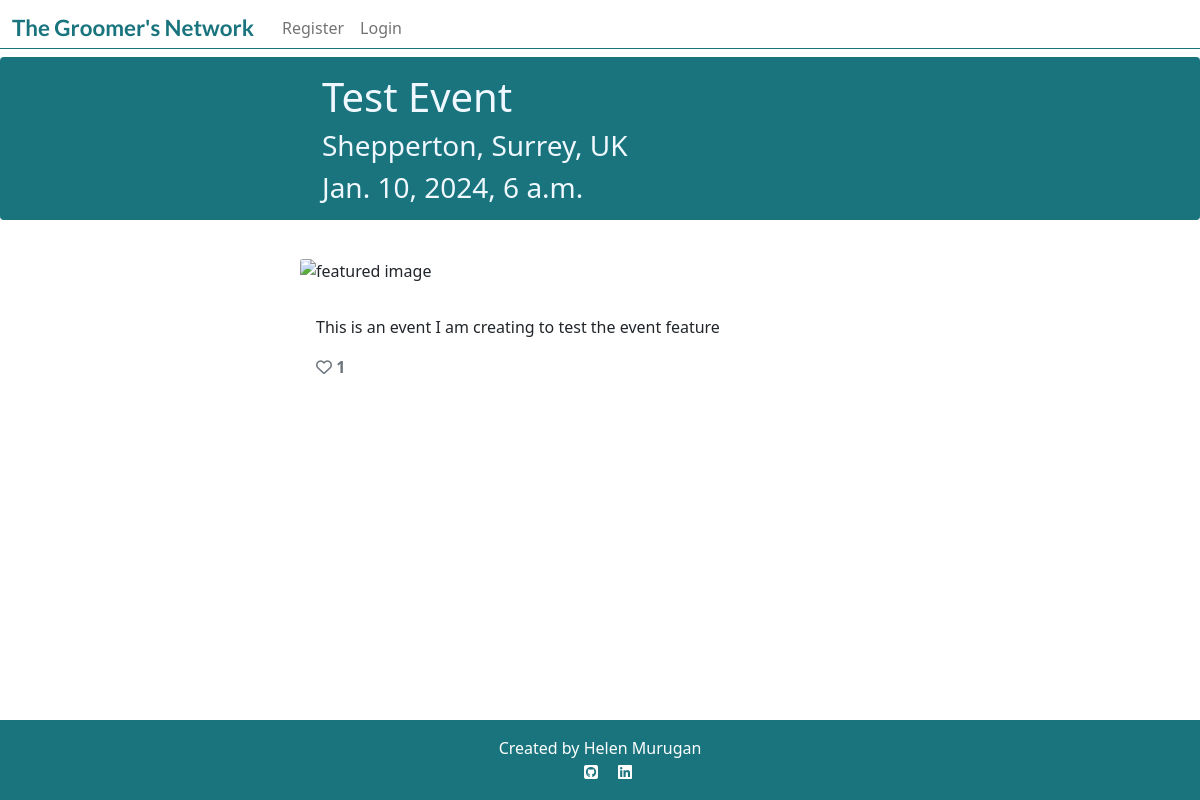
Page /events/test-event/ on the earlier database version.
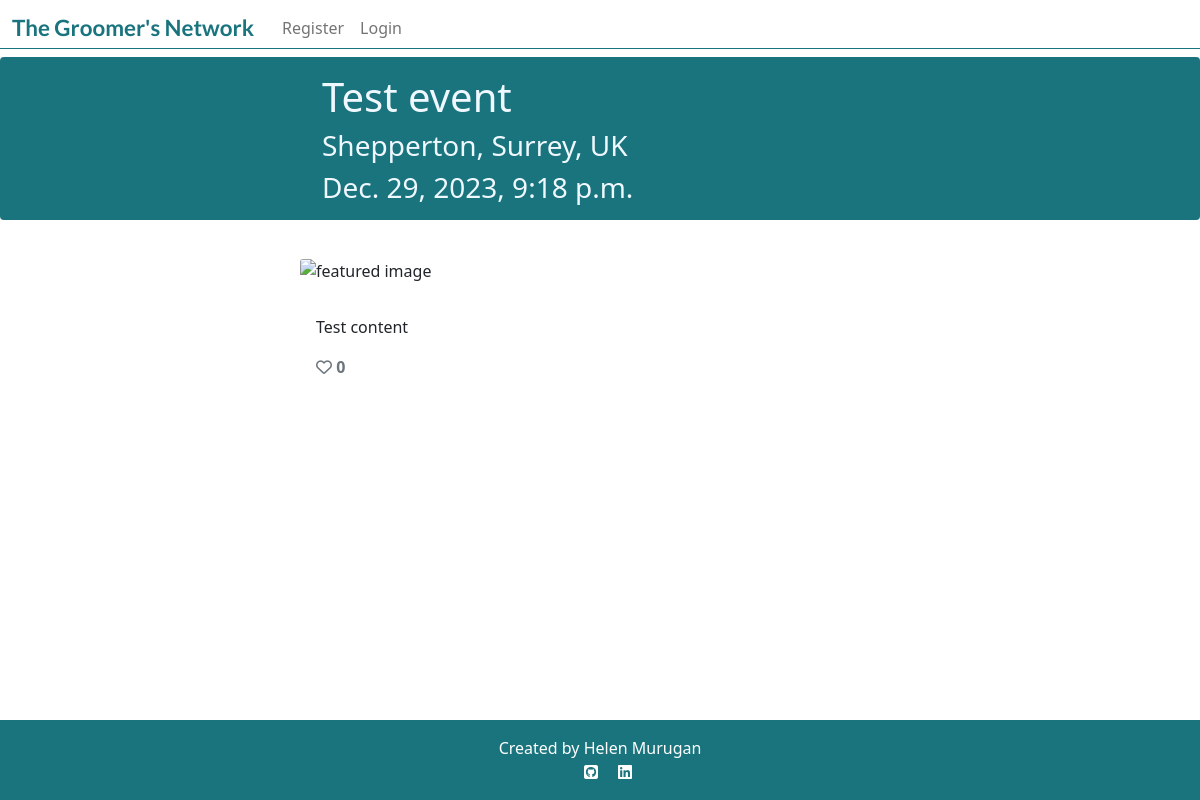
Same page on the later database version.
### event/models.py (models this page shows, shortened)
class Event(models.Model):
    title = models.CharField(
            max_length=150,
            verbose_name="event",
        )
    slug = models.SlugField(
        max_length=150,
        unique=True
        )
    author = models.ForeignKey(
        User,
        on_delete=models.CASCADE,
        related_name="event_events"
    )
    content = models.TextField(
        blank=True,
        null=True,
    )
    featured_image = CloudinaryField(
        'image',
        default='placeholder'
        )
    tagline = models.CharField(
        max_length=200,
        null=True,
        blank=True,
    )
    created_on = models.DateTimeField(
        auto_now_add=True
        )
    updated_on = models.DateTimeField(
        auto_now=True
        )
    location = models.CharField(
        blank=True,
        null=True,
        max_length=30,
    )
    date_time = models.DateTimeField(
        verbose_name='Date and Time'
    )
    likes = models.ManyToManyField(
        User,
        related_name='event_likes',
        blank=True,
    )
    class Meta:
        ordering = ["-created_on"]
    def number_of_likes(self):
        return self.likes.count()

### event/views.py (the view)
# urls.py: path('<slug:slug>/', views.EventDetail.as_view(), name='event_detail'),
class EventDetail(View):
    def get(self, request, slug, *args, **kwargs):
        queryset = Event.objects
        post = get_object_or_404(queryset, slug=slug)
        liked = False
        if post.likes.filter(id=self.request.user.id).exists():
            liked = True
        return render(
            request,
            "event_detail.html",
            {
                "event": post,
                "liked": liked
            },
        )

### templates/event_detail.html
{% extends 'base.html' %}
{% block content %}
<div class="container-fluid masthead">
    <div class="row">
        <div class="card masthead-text">
            <div class="card-body col-xl-5 offset-xl-3 col-md-8 offset-md-2">
                <h1 class="card-title">{{ event.title }}</h1>
                <h3 class="card-text">{{ event.location }} </h3>
                <h3 class="card-text">{{ event.date_time }}</h3>
            </div>
        </div>
    </div>
</div>
<div class="card col-xl-5 offset-xl-3 col-md-8 offset-md-2">
    <div class="card-img-top">
        {% if "placeholder" in event.featured_image.url %}
        <img class="card-img-top"
            src="/static/images/labrador-placeholder-grey-bkgd.png"
            alt="placeholder AI image of yellow labrador running with grey background">>
        {% else %}
        <img class="card-img-top" src=" {{ event.featured_image.url }}" alt="featured image">
        {% endif %}
    </div>
    <div class="card-body">
        <p class="card-text">
            {{ event.content | safe }}
        </p>
        <div class="row">
            <div class="col-2">
                <strong>
                    {% if user.is_authenticated %}
                    <form class="d-inline" action="{% url 'event_like' event.slug %}" method="POST">
                        {% csrf_token %}
                        {% if liked %}
                        <button type="submit" name="event_id" value="{{event.slug}}" class="btn-like"><i class="fas fa-heart"></i></button>
                        {% else %}
                        <button type="submit" name="event_id" value="{{event.slug}}" class="btn-like"><i class="far fa-heart"></i></button>
                        {% endif %}
                    </form>
                    {% else %}
                    <span class="text-secondary"><i class="far fa-heart"></i></span>
                    {% endif %}
                <span class="text-secondary">{{ event.number_of_likes }} </span>
                </strong>
            </div>
        </div>
    </div>
</div>
{% endblock content %}

Differences in the rows shown:
removed Event: title "Test Event", location "Shepperton, Surrey, UK", date_time "Jan. 10, 2024, 6 a.m.", content "This is an event I am creating to test the event feature", number_of_likes "1"
now on this page (row edited): Event: title "Test event", location "Shepperton, Surrey, UK", date_time "Dec. 29, 2023, 9:18 p.m.", content "Test content", number_of_likes "0"
